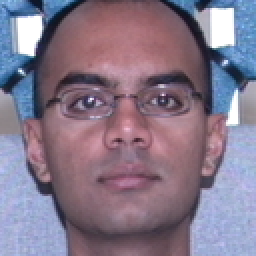
#> input picture split_data/train/009/009_01_01_051_07_crop_128.png, 128 x 128 px (shown 2 times larger); its folder holds only this picture in this run
$ jupyter execute --allow-errors face_recognize.ipynb
#> lines starting #> are read from the running program, lines starting #| are printed output that depends on the picture
# 人脸识别模型训练与评估（含多指标量化评估）

[cell 1]
import os
import numpy as np
from PIL import Image, ImageOps, ImageEnhance, ImageFilter
from sklearn.decomposition import PCA
from sklearn.svm import SVC
from sklearn.metrics import (
    confusion_matrix, accuracy_score, roc_curve, auc, f1_score,
    precision_score, recall_score, cohen_kappa_score
)
from sklearn.model_selection import GridSearchCV
import matplotlib.pyplot as plt
import seaborn as sns

## 数据路径设置

[cell 2]
# 数据路径
train_dir = "split_data/train"
test_dir = "split_data/test"
test_out_dir = "split_data/test_out"

## 图像预处理函数（含数据增强）

[cell 3]
# 图像预处理函数，数据增强
def preprocess_image(image_path, target_size=(64, 64), is_train=False):
    img = Image.open(image_path).convert("L")  # 转为灰度图
    width, height = img.size

    if is_train:
        # 1. 随机裁剪与缩放（模拟不同人脸位置）
        scale = np.random.uniform(0.8, 1.2)  # 缩放比例
        new_size = (int(target_size[0] * scale), int(target_size[1] * scale))
        img = img.resize(new_size)

        # 2. 随机裁剪回目标尺寸
        x = np.random.randint(0, new_size[0] - target_size[0] + 1)
        y = np.random.randint(0, new_size[1] - target_size[1] + 1)
        img = img.crop((x, y, x + target_size[0], y + target_size[1]))

        # 3. 数据增强（原有基础上新增高斯噪声）
        if np.random.random() > 0.5:
            img = img.rotate(np.random.randint(-15, 15))  # 扩大旋转范围
        if np.random.random() > 0.5:
            img = img.transpose(Image.FLIP_LEFT_RIGHT)
        enhancer = ImageEnhance.Brightness(img)
        img = enhancer.enhance(np.random.uniform(0.7, 1.3))  # 扩大亮度调整范围
        enhancer = ImageEnhance.Contrast(img)
        img = enhancer.enhance(np.random.uniform(0.8, 1.2))  # 新增对比度调整
        if np.random.random() > 0.3:  # 新增高斯噪声
            img = img.filter(ImageFilter.GaussianBlur(radius=np.random.uniform(0, 1)))

    else:
        # 测试集仅中心裁剪和归一化
        x = (width - target_size[0]) // 2
        y = (height - target_size[1]) // 2
        img = img.crop((x, y, x + target_size[0], y + target_size[1]))

    # 直方图均衡化和归一化
    img = ImageOps.equalize(img)
    img = np.array(img) / 255.0
    return img.flatten()  # 展平为一维向量

## 加载数据集函数

[cell 4]
# 加载数据集
# 加载数据集，同时返回文件名列表
def load_dataset(data_dir, target_size=(64, 64), max_images_per_person=None):
    # print(f"开始加载 {data_dir} 数据集...")
    data = []
    labels = []
    filenames = []  # 用于存储文件名
    for subject_id in os.listdir(data_dir):
        subject_path = os.path.join(data_dir, subject_id)
        if os.path.isdir(subject_path):
            images = os.listdir(subject_path)
            if max_images_per_person:
                images = images[:max_images_per_person]
            for img_name in images:
                img_path = os.path.join(subject_path, img_name)
                img = preprocess_image(img_path, target_size)
                data.append(img)
                labels.append(subject_id)
                filenames.append(f"{subject_id}/{img_name}")  # 保存文件名，包含子文件夹路径
    print(f"{data_dir} 数据集加载完成。")
    return np.array(data), np.array(labels), filenames

## PCA 降维函数

[cell 5]
# PCA 降维函数
# [24 lines left out: function pca_reduction, not called in this run]

## 为每个人训练一个 SVM 分类器

[cell 6]
from sklearn.model_selection import StratifiedKFold

# [21 lines left out: function train_svm_classifiers, not called in this run]

## 投票预测函数

[cell 7]
# 投票预测
# [17 lines left out: function vote_predict, not called in this run]

## 预测具体人员函数

[cell 8]
# 预测具体人员
# [12 lines left out: function predict_person, not called in this run]

## 主成分分析验证

[cell 9]
# 画出平均脸和前10个特征脸
def plot_mean_and_top_eigenfaces(train_data, n_components=50, top_n=10):
    print("绘制平均脸和前10个特征脸...")
    train_data_flat = train_data.reshape(train_data.shape[0], -1)
    mean_face = np.mean(train_data_flat, axis=0)

    # PCA 降维
    pca = PCA(n_components=n_components)
    pca.fit(train_data_flat - mean_face)
    eigenfaces = pca.components_.reshape((n_components, 64, 64))
    explained_variance_ratio = pca.explained_variance_ratio_

    # 绘制平均脸
    plt.figure(figsize=(12, 6))
    plt.subplot(1, top_n + 1, 1)
    plt.imshow(mean_face.reshape(64, 64), cmap='gray')
    plt.title("Mean Face")
    plt.axis("off")

    # 绘制前10个特征脸
    for i in range(top_n):
        plt.subplot(1, top_n + 1, i + 2)
        plt.imshow(eigenfaces[i], cmap='gray')
        plt.title(f"Eigenface {i + 1}\n({explained_variance_ratio[i]:.2%})")
        plt.axis("off")
    plt.tight_layout()
    plt.show()
    print("绘制完成。")

# 将所有训练图像的主成分分析后的结果输出为 Excel（主成分=50）
import pandas as pd


# [24 lines left out: function save_pca_to_excel_with_filenames, not called in this run]
# 加载数据集
n = 6  # 每个人读取的图片数量
train_data, train_labels, filenames = load_dataset(train_dir, max_images_per_person=n)
#> in preprocess_image, `img = Image.open(image_path).convert("L")`:
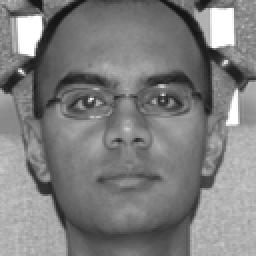
#> img: PIL image 128x128 L (shown 2 times larger); min 18, max 255, mean 126.4
#> in preprocess_image, `img = img.crop((x, y, x + target_size[0], y + target_size[1]))`:
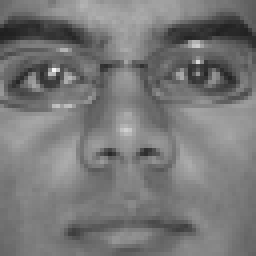
#> img: PIL image 64x64 L (shown 4 times larger); min 31, max 244, mean 119.6
#> in preprocess_image, `img = ImageOps.equalize(img)`:
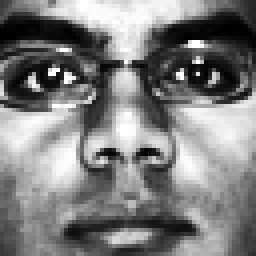
#> img: PIL image 64x64 L (shown 4 times larger); min 0, max 255, mean 126.6
#> in load_dataset, `img = preprocess_image(img_path, target_size)`: img = 4096 values, max 1 at index 84, min 0 at index 440, mean 0.496
#> pass 2 of the loop in load_dataset, `for subject_id in os.listdir(data_dir):`:
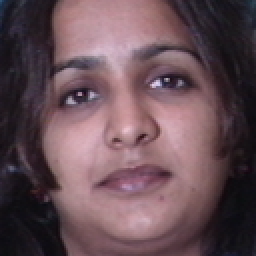
#> input picture split_data/train/063/063_01_01_051_08_crop_128.png, 128 x 128 px (shown 2 times larger)
#> in preprocess_image (call 2), `img = img.crop((x, y, x + target_size[0], y + target_size[1]))`:
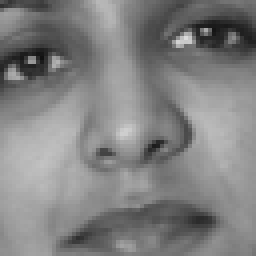
#> img: PIL image 64x64 L (shown 4 times larger); min 17, max 218, mean 129.4
#> in preprocess_image (call 2), `img = ImageOps.equalize(img)`:
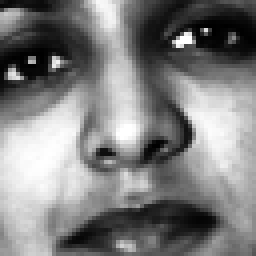
#> img: PIL image 64x64 L (shown 4 times larger); min 0, max 255, mean 127
#> in load_dataset, `img = preprocess_image(img_path, target_size)`: img = 4096 values, max 1 at index 621, min 0 at index 436, mean 0.498
#> filenames = ['009/009_01_01_051_07_crop_128.png', '063/063_01_01_051_08_crop_128.png']

# 绘制平均脸和前10个特征脸
#> (the rest of this cell did not finish here and is left out)

#> in plot_mean_and_top_eigenfaces, `mean_face = np.mean(train_data_flat, axis=0)`: mean_face = 4096 values, max 1 at index 2015, min 0 at index 440, mean 0.497

# 保存 PCA 结果到 Excel
save_pca_to_excel_with_filenames(train_data, filenames, n_components=40, output_file="pca_results.xlsx")

## 模型评估主流程

[cell 10]
# 加载数据集
n = 6  # 每个人读取的图片数量
train_data, train_labels, filenames = load_dataset(train_dir, max_images_per_person=n)
#> pass 2 of the loop in load_dataset, `for subject_id in os.listdir(data_dir):`:
#> (the rest of this cell did not finish here and is left out)

test_out_data, test_out_labels, filenames = load_dataset(test_out_dir, max_images_per_person=n)

print("数据加载完成！")
print(f"训练集大小: {train_data.shape}, 测试集大小: {test_data.shape}, 数据集外测试集大小: {test_out_data.shape}")

# PCA 降维
n_components = 50
train_data_pca, test_data_pca, test_out_data_pca = pca_reduction(train_data, test_data, test_out_data, n_components)

# 训练分类器
classifiers = train_svm_classifiers(train_data_pca, train_labels)

# 计算最优阈值
# print("开始计算最优阈值...")
all_predictions, all_scores = vote_predict(classifiers, np.concatenate([test_data_pca, test_out_data_pca]), 0.5)
true_labels = np.concatenate([np.ones(len(test_labels)), np.zeros(len(test_out_labels))])
fpr, tpr, thresholds = roc_curve(true_labels, all_scores)
roc_auc = auc(fpr, tpr)
optimal_threshold = thresholds[np.argmax(tpr - fpr)]
print(f"最优阈值: {optimal_threshold:.3f}")

# 使用最优阈值进行预测
test_predictions, _ = vote_predict(classifiers, test_data_pca, optimal_threshold)
test_out_predictions, _ = vote_predict(classifiers, test_out_data_pca, optimal_threshold)
all_predictions = np.concatenate([test_predictions, test_out_predictions])
all_true_labels = np.concatenate([["IN"] * len(test_labels), ["OUT"] * len(test_out_labels)])

# ====================== 系统内外判断评估 ======================
# 生成混淆矩阵
cm = confusion_matrix(all_true_labels, all_predictions, labels=["IN", "OUT"])
tp, fp, fn, tn = cm[0,0], cm[1,0], cm[0,1], cm[1,1]

# 新增评估指标
in_out_accuracy = accuracy_score(all_true_labels, all_predictions)
in_out_precision = precision_score(all_true_labels, all_predictions, pos_label="IN")
in_out_recall = recall_score(all_true_labels, all_predictions, pos_label="IN")
in_out_f1 = f1_score(all_true_labels, all_predictions, pos_label="IN")
in_out_specificity = tn / (tn + fp) if (tn + fp) != 0 else 0.0
in_out_kappa = cohen_kappa_score(all_true_labels, all_predictions)

# 输出所有指标
print("\n==== 系统内外判断指标 ====")
print(f"准确率: {in_out_accuracy:.2f}")
print(f"精确率: {in_out_precision:.2f}")
print(f"召回率: {in_out_recall:.2f}")
print(f"特异性: {in_out_specificity:.2f}")
print(f"F1分数: {in_out_f1:.2f}")
print(f"Kappa系数: {in_out_kappa:.2f}")
print(f"AUC值: {roc_auc:.2f}")

# 绘制混淆矩阵
plt.figure(figsize=(10, 8))
sns.heatmap(cm, annot=True, fmt='d', cmap='Blues',
            xticklabels=["IN", "OUT"], yticklabels=["IN", "OUT"])
plt.xlabel('Predicted Labels')
plt.ylabel('True Labels')
plt.title('IN/OUT Confusion Matrix')
plt.show()

## 人员识别评估

#> (a cell that did not finish here is left out)

## 不同参数测试

[cell 12]
# 测试不同图片个数 n 的效果（多次测试取平均值）
# [95 lines left out: functions evaluate_different_n, evaluate_different_components, not called in this run]

# 主程序：测试不同 n 和 n_components 的效果
#> (the rest of this cell did not finish here and is left out)
